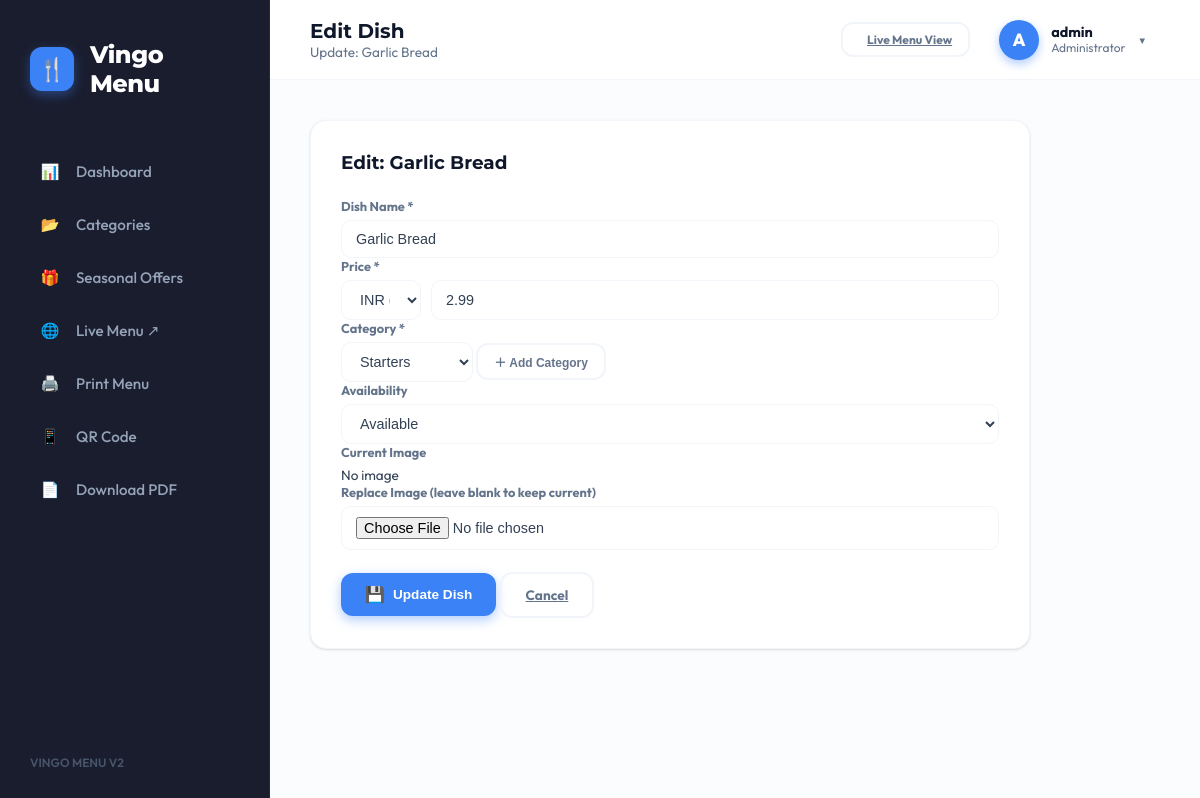
Screenshot of /admin/edit-item.php?id=1 (signed in) with the database file from the repository.
### tables this page shows
CREATE TABLE IF NOT EXISTS dishes (
  id           INT            NOT NULL AUTO_INCREMENT,
  name         VARCHAR(150)   NOT NULL,
  price        DECIMAL(10,2)  NOT NULL DEFAULT 0.00,
  category_id  INT            NOT NULL,
  image        VARCHAR(255)   DEFAULT NULL,
  availability ENUM('Available','Not Available') NOT NULL DEFAULT 'Available',
  created_at   TIMESTAMP      NOT NULL DEFAULT CURRENT_TIMESTAMP,
  PRIMARY KEY (id),
  CONSTRAINT fk_dish_cat
    FOREIGN KEY (category_id) REFERENCES categories(id)
    ON DELETE CASCADE ON UPDATE CASCADE
);

CREATE TABLE IF NOT EXISTS categories (
  id   INT          NOT NULL AUTO_INCREMENT,
  name VARCHAR(100) NOT NULL,
  PRIMARY KEY (id),
  UNIQUE KEY uq_cat_name (name)
);

### admin/edit-item.php (the view, shortened to what this page needs)
<?php
require_once __DIR__ . '/../includes/db.php';
$id = intval($_GET['id'] ?? 0);
$s = $conn->prepare("SELECT * FROM dishes WHERE id = ?");
$s->bind_param('i', $id);
$s->execute();
$dish = $s->get_result()->fetch_assoc();
$categories = $conn->query("SELECT * FROM categories ORDER BY name")->fetch_all(MYSQLI_ASSOC);
?>
<!DOCTYPE html>
<html lang="en">
<head>
  <link rel="stylesheet" href="../assets/css/menu-style.css?v=<?= time() ?>">
</head>
<body>
<?php include __DIR__ . '/partials/sidebar.php'; ?>
<div class="main">
  <div class="topbar">
    <div class="topbar-left" style="display:flex; align-items:center; gap:16px">
      <div>
        <h1>Edit Dish</h1>
        <p class="meta">Update: <?= htmlspecialchars($dish['name']) ?></p>
      </div>
    </div>
    <div class="topbar-right" style="display:flex; gap:16px; align-items:center">
      <a href="../menu.php" target="_blank" class="btn btn-outline btn-sm">
        <span class="live-dot"></span> Live Menu View
      </a>
      <?php include __DIR__ . '/partials/topbar_user.php'; ?>
    </div>
  </div>
  <div class="content">
    <div class="card" style="max-width:720px">
      <div class="card-title">Edit: <?= htmlspecialchars($dish['name']) ?></div>
      <form method="POST" enctype="multipart/form-data" novalidate>
        <div class="form-grid">
          <div class="form-group">
            <label for="name">Dish Name <span class="req">*</span></label>
            <input type="text" id="name" name="name" required value="<?= htmlspecialchars($dish['name']) ?>">
          </div>
          <div class="form-group">
            <label>Price *</label>
            <div style="display:grid; grid-template-columns: 80px 1fr; gap: 10px">
              <select name="currency" required>
                <option value="INR" <?= $dish['currency'] === 'INR' ? 'selected' : '' ?>>INR (₹)</option>
              </select>
              <input type="number" name="price" required min="0" step="0.01" value="<?= htmlspecialchars($dish['price']) ?>">
            </div>
          </div>
          <div class="form-group">
            <label for="category_id">Category <span class="req">*</span></label>
            <div class="input-row">
              <select id="category_id" name="category_id" required>
                <?php foreach ($categories as $c): ?>
                  <option value="<?= $c['id'] ?>" <?= $dish['category_id'] == $c['id'] ? 'selected' : '' ?>>
                    <?= htmlspecialchars($c['name']) ?>
                  </option>
                <?php endforeach; ?>
              </select>
              <button type="button" id="btn-add-category" class="btn btn-outline btn-sm">＋ Add Category</button>
            </div>
          </div>
          <div class="form-group">
            <label for="availability">Availability</label>
            <select id="availability" name="availability">
              <option value="Available"     <?= $dish['availability']==='Available'     ? 'selected':'' ?>>Available</option>
            </select>
          </div>
          <div class="form-group full">
            <label>Current Image</label>
            <?php if ($dish['image'] && file_exists(__DIR__ . '/../uploads/' . $dish['image'])): ?>
              <img src="../uploads/<?= htmlspecialchars($dish['image']) ?>" alt="" class="img-thumb">
            <?php else: ?>
              <span style="color:var(--muted);font-size:.85rem">No image</span>
            <?php endif; ?>
          </div>
          <div class="form-group full">
            <label for="image">Replace Image <span class="hint">(leave blank to keep current)</span></label>
            <input type="file" id="image" name="image" accept="image/*">
          </div>
        </div>
        <div class="btn-grp" style="margin-top:22px">
          <button type="submit" class="btn btn-primary">
            <span style="font-size:1rem">💾</span> Update Dish
          </button>
          <a href="dashboard.php" class="btn btn-outline">Cancel</a>
        </div>
      </form>
    </div>
  </div>
</div>
</body>
</html>

### assets/css/menu-style.css (style rules this page uses)
:root { --bg: #fbfcfd; --surface: #ffffff; --sidebar: #1a1d2e; --sidebar-h: #252b45; --accent: #3b82f6; --accent-glow: rgba(59, 130, 246, 0.4); --success: #10b981; --danger: #f43f5e; --warn: #f59e0b; --text: #334155; --text-light: #64748b; --border: #f1f5f9; --radius-sm: 10px; --radius-md: 16px; --radius-lg: 24px; --shadow: 0 1px 3px 0 rgba(0, 0, 0, 0.1), 0 1px 2px -1px rgba(0, 0, 0, 0.1); --shadow-hover: 0 10px 15px -3px rgba(0, 0, 0, 0.1), 0 4px 6px -4px rgba(0, 0, 0, 0.1); --glow: 0 0 20px rgba(59, 130, 246, 0.15); --transition: all 0.25s cubic-bezier(0.4, 0, 0.2, 1); --sidebar-w: 270px; }
* { box-sizing: border-box; margin: 0; padding: 0; outline: none !important; }
html { scroll-behavior: smooth; }
body { font-family: 'Outfit', sans-serif; background: var(--bg); color: var(--text); display: flex; min-height: 100vh; -webkit-font-smoothing: antialiased; }
.main { flex: 1; margin-left: var(--sidebar-w); display: flex; flex-direction: column; }
.topbar { height: 80px; background: rgba(255, 255, 255, 0.85); backdrop-filter: blur(10px); padding: 0 40px; display: flex; align-items: center; justify-content: space-between; position: sticky; top: 0; z-index: 900; border-bottom: 1px solid var(--border); }
.topbar h1 { font-family: 'Montserrat', sans-serif; font-size: 1.25rem; font-weight: 700; color: #0f172a; }
.topbar .meta { font-size: 0.85rem; color: var(--text-light); }
.content { padding: 40px; max-width: 1400px; width: 100%; margin: 0 auto; }
.card { background: var(--surface); border-radius: var(--radius-md); padding: 30px; margin-bottom: 30px; box-shadow: var(--shadow); border: 1px solid var(--border); }
.card-title { font-family: 'Montserrat', sans-serif; font-size: 1.15rem; font-weight: 700; margin-bottom: 24px; color: #0f172a; display: flex; align-items: center; gap: 12px; }
.form-group { display: flex; flex-direction: column; gap: 6px; }
label { font-size: 0.8rem; font-weight: 700; color: var(--text-light); }
input, select, textarea { padding: 10px 14px; border: 1.5px solid var(--border); border-radius: 10px; font-size: 0.9rem; color: var(--text); background: #fff; transition: var(--transition); }
.btn { padding: 12px 24px; border-radius: 12px; font-weight: 700; font-size: 0.85rem; cursor: pointer; border: none; display: inline-flex; align-items: center; gap: 8px; transition: var(--transition); }
.btn-primary { background: var(--accent); color: #fff; box-shadow: 0 4px 12px var(--accent-glow); }
.btn-outline { background: transparent; border: 2px solid var(--border); color: var(--text-light); }
.btn-sm { padding: 8px 16px; font-size: 0.75rem; }

### rows the page displays
dishes: name "Garlic Bread", price "2.99", category_id "Starters", availability "Available"

### other values shown
$icon "📊 📂 🎁 🖨️ 📱"
$label "Dashboard Categories Seasonal Offers Print Menu QR Code"
$avatar_char "A"
$sess_user "admin"
